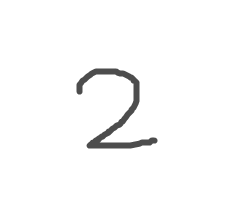
#> input picture test/2.png, 225 x 199 px
$ python -i test.py   (imports and definitions only)
#> lines starting #> are read from the running program, lines starting #| are printed output that depends on the picture
import numpy as np
import os
from PIL import Image
from sklearn.externals import joblib

# [3 lines not run here, left out]


def predict(file_path):
    """
    图片笔画需要粗
    先把图片转成灰度模式
    按照MNIST数据格式，处理每张图片，每个像素为0无内容，1-255为有内容，数值表示灰度值
    """
#> called with file_path = 'test/2.png'
    file_name = os.path.basename(file_path)
    print(file_name)
    im = Image.open(file_path)
#> im is the input picture: PIL image 225x199 RGBA; mean R, G, B, A 249.6, 249.6, 249.6, 255
    im = im.convert('L')
#> im: PIL image 225x199 L
    im = im.resize((28, 28))
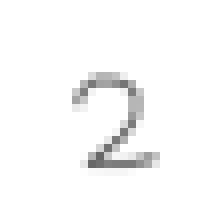
#> im: PIL image 28x28 L (shown 8 times larger); min 103, max 255, mean 249.3

    # [10 lines of commented-out code are left out]

    color_list = []
    w, h = im.size
#> w = 28; h = 28
    for i in range(w):
        for j in range(h):
            temp = 1.0 - float(im.getpixel((j, i))) / 255.0
            color_list.append(temp)
            im.putpixel((j, i), int(temp * 255))
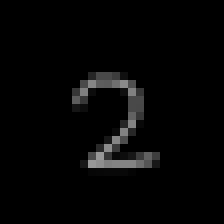
#> im: PIL image 28x28 L (shown 8 times larger); min 0, max 152, mean 5.7
#> after the loop, color_list = 784 values, max 0.596 at index 544, min 0 at index 0, mean 0.0225
    im.show()

    x = np.array(color_list)
#> x has the same summary as color_list
    x = x.reshape(-1, 28 * 28)

#> (the run stopped early here; a loop or call above may not have finished)
